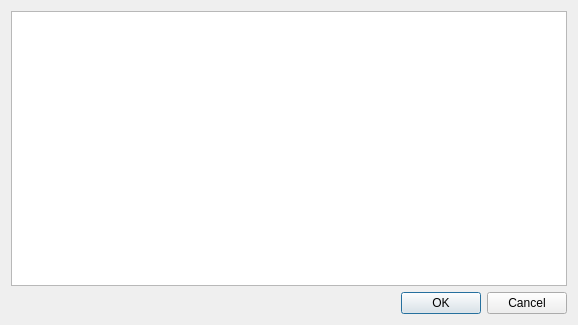
<?xml version="1.0" encoding="UTF-8"?>
<ui version="4.0">
 <class>Dialog</class>
 <widget class="QDialog" name="Dialog">
  <property name="geometry">
   <rect>
    <x>0</x>
    <y>0</y>
    <width>578</width>
    <height>325</height>
   </rect>
  </property>
  <property name="windowTitle">
   <string>Dialog</string>
  </property>
  <layout class="QVBoxLayout" name="verticalLayout">
   <item>
    <widget class="QListView" name="listView"/>
   </item>
   <item>
    <widget class="QDialogButtonBox" name="buttonBox">
     <property name="standardButtons">
      <set>QDialogButtonBox::Cancel|QDialogButtonBox::Ok</set>
     </property>
    </widget>
   </item>
  </layout>
 </widget>
 <resources/>
 <connections/>
</ui>
